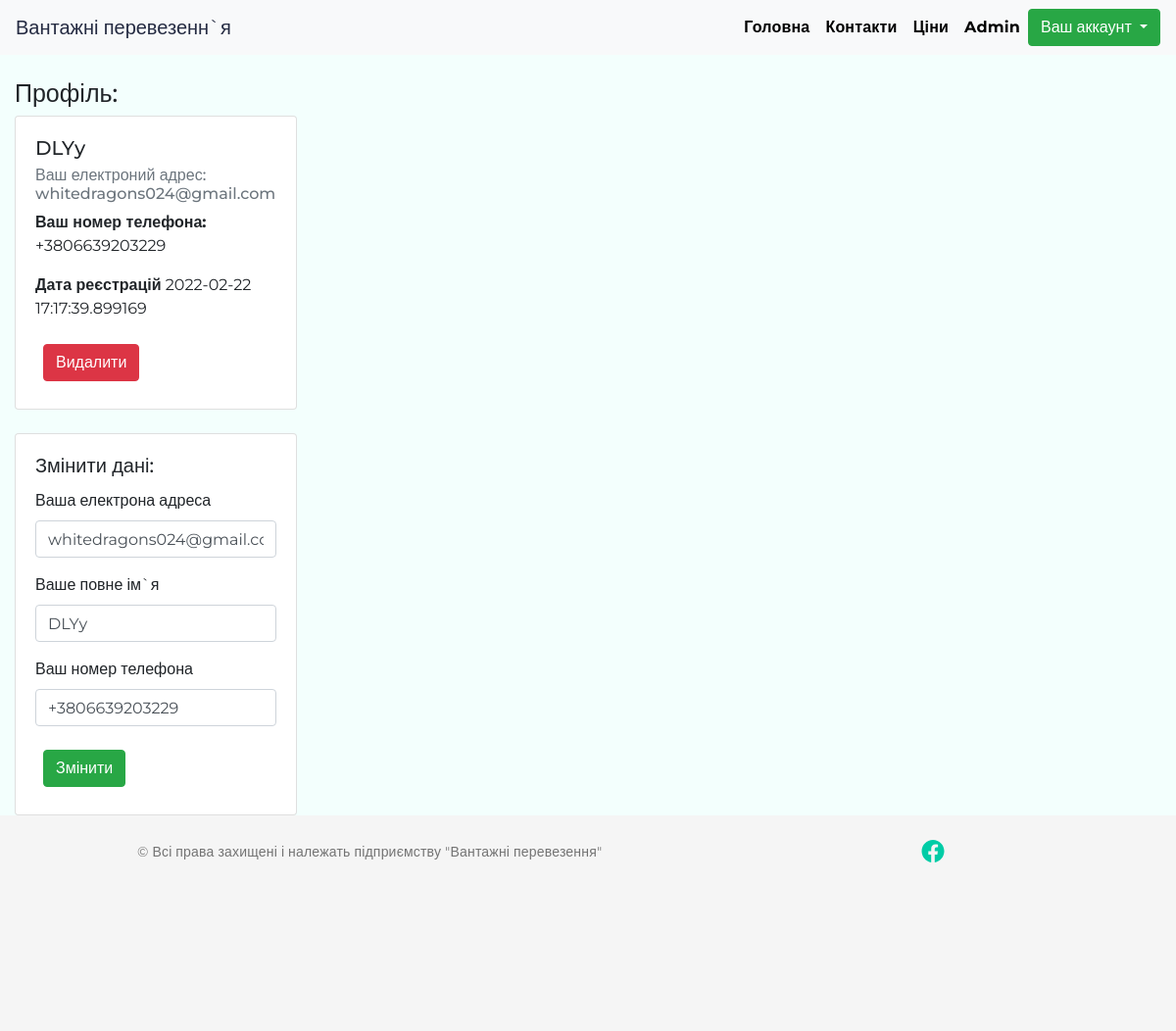
The page /dashboard (signed in) on the database as committed earlier.
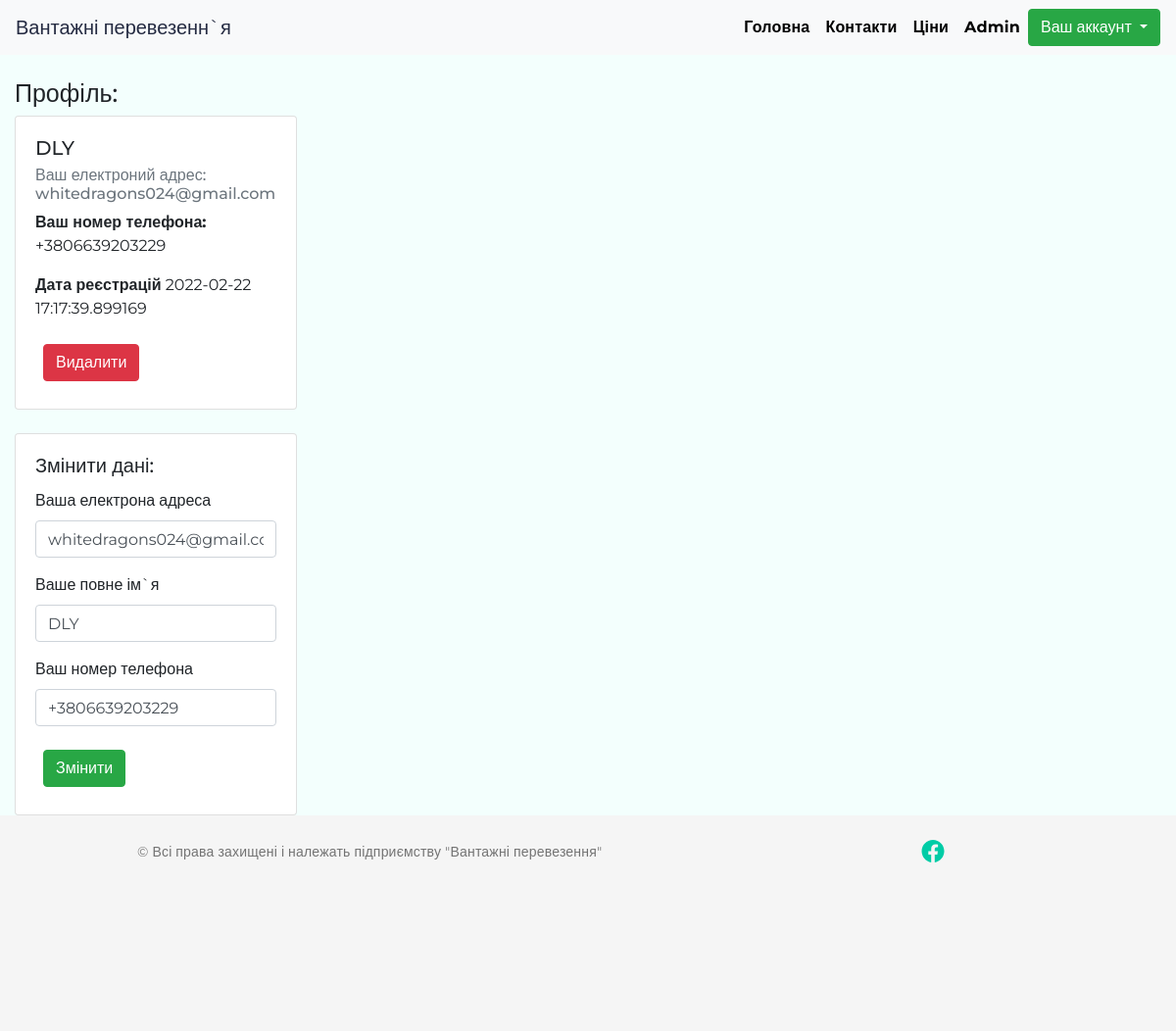
The same page on the database as committed later.
### app.py (models this page shows, shortened)
class Users(UserMixin,db.Model):
    id_users = db.Column(db.Integer, primary_key = True)
    pib = db.Column(db.String(255))
    email = db.Column(db.String(150), index = True, unique = True)
    phone_number = db.Column(db.String(15))
    password_hash = db.Column(db.String(128))
    ts_registry = db.Column(db.DateTime, default = datetime.utcnow())
    role = db.Column(db.String(50),default = "User")
    citys = db.relationship("Citys",secondary = "orders")

### app.py (the view)
@app.route('/dashboard',methods = ['GET', 'POST'])
@login_required
def dashboard():
    form = UserUpdateForm()
    id = current_user.id_users
    usersupdate = Users.query.get_or_404(id)
    if request.method == "POST":
    	  usersupdate.pib = request.form['pib']
    	  usersupdate.email= request.form['email']
    	  usersupdate.phone_number= request.form['phone']
    	  try:
    	    db.session.commit()
    	    flash("Дані оновлено!")
    	    return render_template("dashboard.html",form = form,usersupdate = usersupdate,id = id)
    	  except(ValueError):
    	    flash("Помилка!")
    	    return render_template("dashboard.html",form = form,usersupdate = usersupdate,id = id)
    else:
        return render_template("dashboard.html",form = form,usersupdate = usersupdate,id=id)

### app.py (shortened to what this page needs)
class UserUpdateForm(FlaskForm):
    pib = StringField('Ваше повне ім`я')
    email = EmailField('Ваша електрона адреса',validators=[Email()])
    phone= StringField('Ваш номер телефона')

### app.py (called while the page is built)
@login.user_loader
def load_user(id_users):
    return Users.query.get(int(id_users))

### templates/dashboard.html (shortened to what this page needs)
{% extends "base.html" %}
{% import 'bootstrap/wtf.html' as wtf %}
{% block body %}
        <div class="container-fluid">
            <h1 class=" mt-4 ">Профіль:</h1>
         <div class="card mb-4" style="width: 18rem;">
  <div class="card-body">
    <h5 class="card-title">{{current_user.pib}}</h5>
    <h6 class="card-subtitle mb-2 text-muted">Ваш електроний адрес:  {{current_user.email}}</h6>
    <p class="card-text"><strong>Ваш номер телефона:</strong> {{current_user.phone_number}}</p>
        <p class="card-text"><strong>Дата реєстрацій</strong> {{current_user.ts_registry}}</p>
         <a href="{{url_for('delete',id = id)}}" class="btn btn-danger mx-2  my-2
">Видалити</a>
  </div>
</div>
        <div class="card mb-4" style="width: 18rem;">
  <div class="card-body">
    <h5 class="card-title">Змінити дані:</h5>
     <form method="post" action="/dashboard">
                {{wtf.form_field(form.email,value =usersupdate.email)}}
                {{wtf.form_field(form.pib,value =usersupdate.pib)}}
                {{wtf.form_field(form.phone,value =usersupdate.phone_number)}}
                <button type="submit" class="btn btn-success mx-2  my-2">Змінити</button>
            </form>
        </div>
        </div>
</div>
{% endblock %}

Rows that differ between the two databases and show on the page:
changed Users "whitedragons024@gmail.com": pib "DLYy" → "DLY"
